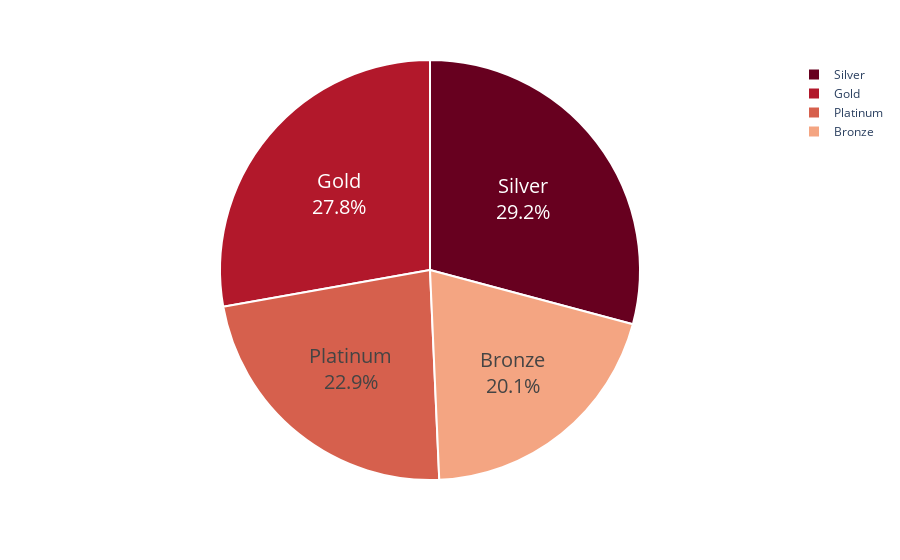

Notebook source saved alongside this figure:
### Markdown cell above
### Customers Distribution

### Code cell
cluster_counts = customer.clusters.value_counts()

fig = px.pie(cluster_counts, 
             values = cluster_counts.values, 
             names = cluster_counts.index,
             color_discrete_sequence=px.colors.sequential.RdBu)
fig.update_traces(textposition='inside', textinfo='percent+label', textfont_size=20,
                  marker = dict(line = dict(color = 'white', width = 2)))
fig.show()

### Figure 1 — Plotly figure (JSON) as saved in the notebook; plotly's stock layout.template omitted (floating-point values rounded to 4 significant figures)
{"data": [{"domain": {"x": [0, 1], "y": [0, 1]}, "hovertemplate": "index=%{label}<br>value=%{value}<extra></extra>", "labels": ["Silver", "Gold", "Platinum", "Bronze"], "legendgroup": "", "marker": {"line": {"color": "white", "width": 2}}, "name": "", "showlegend": true, "textfont": {"size": 20}, "textinfo": "percent+label", "textposition": "inside", "type": "pie", "values": [643, 613, 505, 444]}], "layout": {"legend": {"tracegroupgap": 0}, "margin": {"t": 60}, "piecolorway": ["rgb(103,0,31)", "rgb(178,24,43)", "rgb(214,96,77)", "rgb(244,165,130)", "rgb(253,219,199)", "rgb(247,247,247)", "rgb(209,229,240)", "rgb(146,197,222)", "rgb(67,147,195)", "rgb(33,102,172)", "rgb(5,48,97)"]}}
